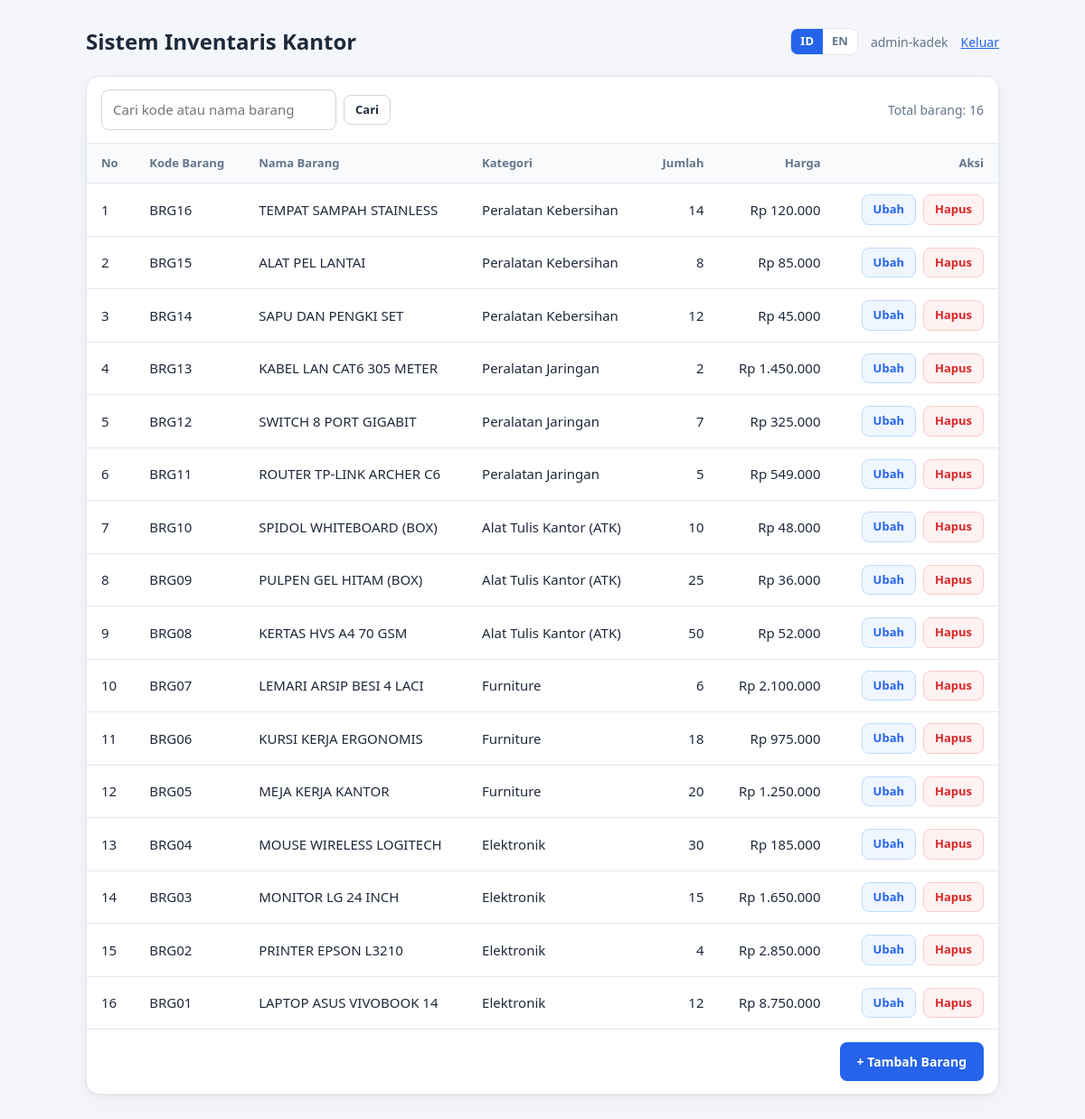
/index.php (signed in), run on the app's committed database.
### tables this page shows
CREATE TABLE `barang` (
  `id` int(11) NOT NULL,
  `kode_barang` varchar(20) NOT NULL,
  `nama_barang` varchar(100) NOT NULL,
  `kategori` varchar(50) NOT NULL,
  `jumlah` int(11) NOT NULL,
  `harga` decimal(12,2) NOT NULL,
  `created_at` timestamp NOT NULL DEFAULT current_timestamp()
);

### lang/id.php (called while the page is built)
<?php
return [
    'judul'          => 'Sistem Inventaris Kantor',
    'login'          => 'Masuk',
    'logout'         => 'Keluar',
    'username'       => 'Nama Pengguna',
    'password'       => 'Kata Sandi',
    'login_gagal'    => 'Nama pengguna atau kata sandi salah.',
    'daftar'         => 'Daftar Barang',
    'tambah'         => 'Tambah Barang',
    'ubah_barang'    => 'Ubah Barang',
    'edit'           => 'Ubah',
    'hapus'          => 'Hapus',
    'kode'           => 'Kode Barang',
    'nama'           => 'Nama Barang',
    'kategori'       => 'Kategori',
    'jumlah'         => 'Jumlah',
    'harga'          => 'Harga',
    'aksi'           => 'Aksi',
    'simpan'         => 'Simpan',
    'batal'          => 'Batal',
    'konfirmasi'     => 'Yakin ingin menghapus data ini?',
    'wajib_isi'      => 'wajib diisi.',
    'angka_valid'    => 'harus berupa angka yang valid.',
    'maks_karakter'  => 'maksimal %d karakter.',
    'terlalu_besar'  => 'terlalu besar.',
    'kode_ada'       => 'Kode barang sudah digunakan.',
    'pilih_kategori' => '-- Pilih kategori --',
    'kategori_valid' => 'Kategori tidak valid.',
    'sukses_tambah'  => 'Data berhasil ditambahkan.',
    'sukses_ubah'    => 'Data berhasil diubah.',
    'sukses_hapus'   => 'Data berhasil dihapus.',
    'kosong' => 'Inventaris masih kosong. Yuk, tambahkan barang pertamamu!',
    'tidak_ditemukan'=> 'Data tidak ditemukan.',
    'cari'           => 'Cari',
    'cari_placeholder' => 'Cari kode atau nama barang',
    'reset'          => 'Reset',
    'total_barang'   => 'Total barang',
];

### includes/bahasa.php (called while the page is built, shortened)
<?php
$lang = require __DIR__ . '/../lang/' . $_SESSION['lang'] . '.php';

### includes/kategori.php (called while the page is built)
<?php
return [
    'elektronik' => [
        'id' => 'Elektronik',
        'en' => 'Electronics',
        'contoh_id' => 'Laptop, printer, monitor, mouse',
        'contoh_en' => 'Laptop, printer, monitor, mouse',
    ],
    'furniture' => [
        'id' => 'Furniture',
        'en' => 'Furniture',
        'contoh_id' => 'Meja, kursi, lemari, rak',
        'contoh_en' => 'Tables, chairs, cabinets, shelves',
    ],
    'atk' => [
        'id' => 'Alat Tulis Kantor (ATK)',
        'en' => 'Office Stationery',
        'contoh_id' => 'Kertas, pulpen, spidol, map',
        'contoh_en' => 'Paper, pens, markers, folders',
    ],
    'jaringan' => [
        'id' => 'Peralatan Jaringan',
        'en' => 'Network Equipment',
        'contoh_id' => 'Router, switch, kabel LAN',
        'contoh_en' => 'Router, switch, LAN cable',
    ],
    'kebersihan' => [
        'id' => 'Peralatan Kebersihan',
        'en' => 'Cleaning Supplies',
        'contoh_id' => 'Sapu, pel, tempat sampah',
        'contoh_en' => 'Broom, mop, trash bin',
    ],
];

### index.php (the view, shortened to what this page needs)
<?php
require_once 'includes/auth.php';
require_once 'config/koneksi.php';
$daftar_kategori = require 'includes/kategori.php';
$q = trim($_GET['q'] ?? '');
if ($q !== '') {
    $like = '%' . $q . '%';
    $stmt = mysqli_prepare($koneksi,
        "SELECT * FROM barang WHERE kode_barang LIKE ? OR nama_barang LIKE ? ORDER BY id DESC");
    mysqli_stmt_bind_param($stmt, "ss", $like, $like);
    mysqli_stmt_execute($stmt);
    $hasil = mysqli_stmt_get_result($stmt);
} else {
    $hasil = mysqli_query($koneksi, "SELECT * FROM barang ORDER BY id DESC");
}
$total = mysqli_num_rows($hasil);
?>
<!DOCTYPE html>
<html lang="<?= $_SESSION['lang'] ?>">
<head>
    <link rel="stylesheet" href="assets/style.css">
</head>
<body>
<div class="page">
    <div class="topbar">
        <h1><?= $lang['judul'] ?></h1>
        <div class="topbar-right">
            <div class="lang-switch">
                <a href="ganti_bahasa.php?lang=id" class="<?= $_SESSION['lang'] === 'id' ? 'aktif' : '' ?>">ID</a>
                <a href="ganti_bahasa.php?lang=en" class="<?= $_SESSION['lang'] === 'en' ? 'aktif' : '' ?>">EN</a>
            </div>
            <span class="user"><?= htmlspecialchars($_SESSION['username']) ?></span>
            <a href="logout.php"><?= $lang['logout'] ?></a>
        </div>
    </div>
    <div class="card">
        <div class="toolbar">
            <form method="GET" class="search">
                <input type="text" name="q" value="<?= htmlspecialchars($q) ?>"
                       placeholder="<?= htmlspecialchars($lang['cari_placeholder']) ?>">
                <button type="submit" class="btn btn-ghost btn-sm"><?= $lang['cari'] ?></button>
            </form>
            <span class="total"><?= $lang['total_barang'] ?>: <?= $total ?></span>
        </div>
        <div class="table-wrap">
            <table class="data">
                <thead>
                    <tr>
                        <th>No</th>
                        <th><?= $lang['kode'] ?></th>
                        <th><?= $lang['nama'] ?></th>
                        <th><?= $lang['kategori'] ?></th>
                        <th class="num"><?= $lang['jumlah'] ?></th>
                        <th class="num"><?= $lang['harga'] ?></th>
                        <th class="aksi"><?= $lang['aksi'] ?></th>
                    </tr>
                </thead>
                <tbody>
                <?php if ($total > 0): ?>
                    <?php $no = 1; while ($row = mysqli_fetch_assoc($hasil)): ?>
                    <tr>
                        <td><?= $no++ ?></td>
                        <td><?= htmlspecialchars($row['kode_barang']) ?></td>
                        <td><?= htmlspecialchars($row['nama_barang']) ?></td>
                        <td><?= htmlspecialchars($daftar_kategori[$row['kategori']][$_SESSION['lang']] ?? $row['kategori']) ?></td>
                        <td class="num"><?= (int)$row['jumlah'] ?></td>
                        <td class="num">Rp <?= number_format($row['harga'], 0, ',', '.') ?></td>
                        <td class="aksi">
                            <a class="btn btn-sm btn-edit" href="edit.php?id=<?= (int)$row['id'] ?>"><?= $lang['edit'] ?></a>
                            <form method="POST" action="hapus.php" class="inline"
                                  onsubmit='return confirm(<?= json_encode($lang['konfirmasi'], JSON_HEX_APOS) ?>)'>
                                <button type="submit" class="btn btn-sm btn-danger"><?= $lang['hapus'] ?></button>
                            </form>
                        </td>
                    </tr>
                    <?php endwhile; ?>
                <?php else: ?>
                    <tr><td colspan="7" class="kosong"><?= $q !== '' ? $lang['tidak_ditemukan'] : $lang['kosong'] ?></td></tr>
                <?php endif; ?>
                </tbody>
            </table>
        </div>
        <div class="table-footer">
            <a class="btn btn-primary" href="tambah.php">+ <?= $lang['tambah'] ?></a>
        </div>
    </div>
</div>
</body>
</html>

### assets/style.css (style rules this page uses)
:root { --bg: #f4f6fb; --card: #ffffff; --text: #1e293b; --muted: #64748b; --line: #e2e8f0; --primary: #2563eb; --primary-dark: #1d4ed8; --danger: #dc2626; --ok: #047857; }
* { box-sizing: border-box; }
body { margin: 0; background: var(--bg); color: var(--text); font-family: system-ui, -apple-system, "Segoe UI", Roboto, Arial, sans-serif; font-size: 15px; line-height: 1.5; }
a { color: var(--primary); }
.card { background: var(--card); border: 1px solid var(--line); border-radius: 14px; box-shadow: 0 1px 3px rgba(15, 23, 42, .06), 0 8px 24px rgba(15, 23, 42, .04); }
.btn { display: inline-flex; align-items: center; justify-content: center; padding: 10px 18px; border: 1px solid transparent; border-radius: 8px; font: inherit; font-size: 14px; font-weight: 600; text-decoration: none; cursor: pointer; transition: background .15s, border-color .15s; }
.btn-primary { background: var(--primary); color: #fff; }
.btn-ghost { background: #fff; color: var(--text); border-color: #cbd5e1; }
.btn-sm { padding: 6px 12px; font-size: 13px; }
.btn-edit { background: #eff6ff; color: var(--primary); border-color: #bfdbfe; }
.btn-danger { background: #fef2f2; color: var(--danger); border-color: #fecaca; }
.lang-switch { display: inline-flex; border: 1px solid var(--line); border-radius: 8px; overflow: hidden; background: #fff; }
.lang-switch a { padding: 4px 10px; font-size: 13px; font-weight: 600; text-decoration: none; color: var(--muted); }
.lang-switch a.aktif { background: var(--primary); color: #fff; }
input[type="text"], input[type="password"], select { width: 100%; padding: 10px 12px; border: 1px solid #cbd5e1; border-radius: 8px; background: #fff; color: var(--text); font: inherit; transition: border-color .15s, box-shadow .15s; }
.page { max-width: 1050px; margin: 0 auto; padding: 28px 20px 40px; }
.topbar { display: flex; justify-content: space-between; align-items: center; flex-wrap: wrap; gap: 12px; margin-bottom: 20px; }
.topbar h1 { margin: 0; font-size: 24px; }
.topbar-right { display: flex; align-items: center; gap: 14px; font-size: 14px; }
.user { color: var(--muted); }
.table-wrap { overflow-x: auto; }
table.data { width: 100%; border-collapse: collapse; }
table.data th, table.data td { padding: 12px 16px; text-align: left; white-space: nowrap; }
table.data thead th { background: #f8fafc; color: var(--muted); font-size: 13px; font-weight: 600; border-bottom: 1px solid var(--line); }
table.data tbody td { border-bottom: 1px solid var(--line); }
table.data tbody tr:last-child td { border-bottom: 0; }
table.data .num { text-align: right; }
table.data .aksi { text-align: right; }
table.data .aksi .btn { margin-left: 4px; }
.table-footer { display: flex; justify-content: flex-end; padding: 14px 16px; border-top: 1px solid var(--line); }
.toolbar { display: flex; justify-content: space-between; align-items: center; flex-wrap: wrap; gap: 12px; padding: 14px 16px; border-bottom: 1px solid var(--line); }
.search { display: flex; align-items: center; gap: 8px; flex-wrap: wrap; }
.search input[type="text"] { width: 260px; max-width: 100%; }
.total { color: var(--muted); font-size: 14px; }
.inline { display: inline; margin: 0; }

### data on the page
barang: kode_barang "BRG16", nama_barang "TEMPAT SAMPAH STAINLESS", kategori "Peralatan Kebersihan", jumlah "14", harga "120.000"
barang: kode_barang "BRG15", nama_barang "ALAT PEL LANTAI", kategori "Peralatan Kebersihan", jumlah "8", harga "85.000"
barang: kode_barang "BRG14", nama_barang "SAPU DAN PENGKI SET", kategori "Peralatan Kebersihan", jumlah "12", harga "45.000"
barang: kode_barang "BRG13", nama_barang "KABEL LAN CAT6 305 METER", kategori "Peralatan Jaringan", jumlah "2", harga "1.450.000"
barang: kode_barang "BRG12", nama_barang "SWITCH 8 PORT GIGABIT", kategori "Peralatan Jaringan", jumlah "7", harga "325.000"
barang: kode_barang "BRG11", nama_barang "ROUTER TP-LINK ARCHER C6", kategori "Peralatan Jaringan", jumlah "5", harga "549.000"
barang: kode_barang "BRG10", nama_barang "SPIDOL WHITEBOARD (BOX)", kategori "Alat Tulis Kantor (ATK)", jumlah "10", harga "48.000"
barang: kode_barang "BRG09", nama_barang "PULPEN GEL HITAM (BOX)", kategori "Alat Tulis Kantor (ATK)", jumlah "25", harga "36.000"
barang: kode_barang "BRG08", nama_barang "KERTAS HVS A4 70 GSM", kategori "Alat Tulis Kantor (ATK)", jumlah "50", harga "52.000"
barang: kode_barang "BRG07", nama_barang "LEMARI ARSIP BESI 4 LACI", kategori "Furniture", jumlah "6", harga "2.100.000"
barang: kode_barang "BRG06", nama_barang "KURSI KERJA ERGONOMIS", kategori "Furniture", jumlah "18", harga "975.000"
barang: kode_barang "BRG05", nama_barang "MEJA KERJA KANTOR", kategori "Furniture", jumlah "20", harga "1.250.000"
barang: kode_barang "BRG04", nama_barang "MOUSE WIRELESS LOGITECH", kategori "Elektronik", jumlah "30", harga "185.000"
barang: kode_barang "BRG03", nama_barang "MONITOR LG 24 INCH", kategori "Elektronik", jumlah "15", harga "1.650.000"
barang: kode_barang "BRG02", nama_barang "PRINTER EPSON L3210", kategori "Elektronik", jumlah "4", harga "2.850.000"
barang: kode_barang "BRG01", nama_barang "LAPTOP ASUS VIVOBOOK 14", kategori "Elektronik", jumlah "12", harga "8.750.000"

### other printed values
$lang['judul'] "Sistem Inventaris Kantor"
$_SESSION['username'] "admin-kadek"
$lang['logout'] "Keluar"
$lang['cari'] "Cari"
$lang['total_barang'] "Total barang"
$total "16"
$lang['kode'] "Kode Barang"
$lang['nama'] "Nama Barang"
$lang['kategori'] "Kategori"
$lang['jumlah'] "Jumlah"
$lang['harga'] "Harga"
$lang['aksi'] "Aksi"
$lang['tambah'] "Tambah Barang"
